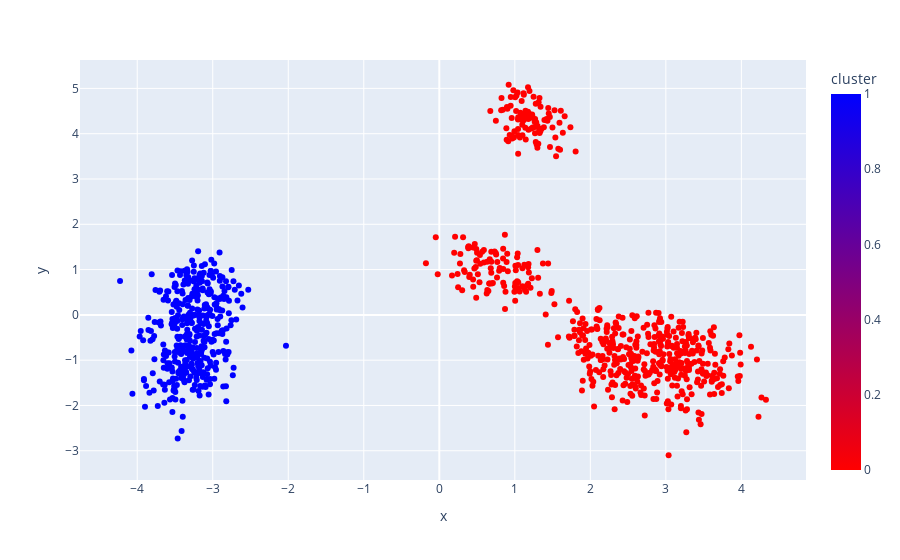

Here is the notebook cell this chart was saved with:
### Code cell
info_plataformas = ['platform', 'water_depth', 'type_of_production (1 oil and gas; 2 oil; 3 gas)', 'number_of_piles']

colors = ['red', 'blue']

grafico_kmeans = px.scatter(df_ruido, x=df_pca_ruido[:, 0], y=df_pca_ruido[:, 1], color='cluster', hover_data=info_plataformas, color_continuous_scale=colors)

grafico_kmeans.show()

### Figure 1 — Plotly figure (JSON) as saved in the notebook; plotly's stock layout.template omitted (floating-point values rounded to 4 significant figures; data arrays with more than 128 entries replaced by an {"elided": "..."} marker saying what was removed)
{"data": [{"customdata": {"elided": "1000x4 int values"}, "hovertemplate": "x=%{x}<br>y=%{y}<br>platform=%{customdata[0]}<br>water_depth=%{customdata[1]}<br>type_of_production (1 oil and gas; 2 oil; 3 gas)=%{customdata[2]}<br>number_of_piles=%{customdata[3]}<br>cluster=%{marker.color}<extra></extra>", "legendgroup": "", "marker": {"color": {"elided": "1000 int values"}, "coloraxis": "coloraxis", "symbol": "circle"}, "mode": "markers", "name": "", "orientation": "v", "showlegend": false, "type": "scatter", "x": {"elided": "1000 float values"}, "xaxis": "x", "y": {"elided": "1000 float values"}, "yaxis": "y"}], "layout": {"coloraxis": {"colorbar": {"title": {"text": "cluster"}}, "colorscale": [[0, "red"], [1, "blue"]]}, "legend": {"tracegroupgap": 0}, "margin": {"t": 60}, "xaxis": {"anchor": "y", "domain": [0, 1], "title": {"text": "x"}}, "yaxis": {"anchor": "x", "domain": [0, 1], "title": {"text": "y"}}}}
